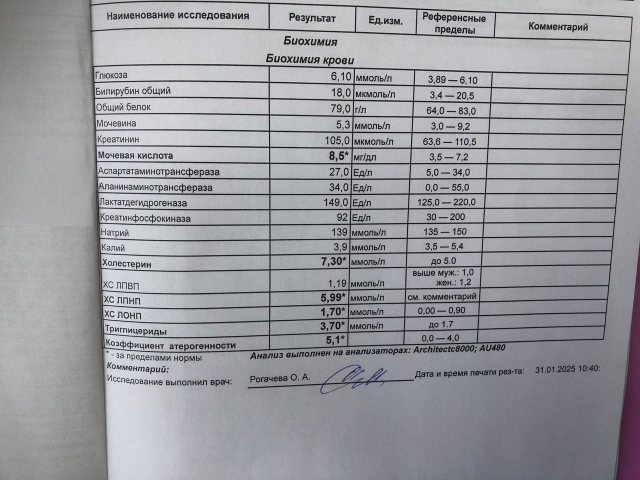
#> input picture blood_analysis_dataset_540/processed/5253491034988603811.jpg, 1280 x 960 px, found by its file name (shown at 1/2 size)
$ jupyter execute 'Поворот_Перспектива.ipynb'
#> lines starting #> are read from the running program, lines starting #| are printed output that depends on the picture; after the words box and inside, x2 and y2 are one past the last pixel; in counts of white or black regions, pixels touching at a corner belong together
Обновление

[cell 1]
import cv2
import numpy as np
import os
from PIL import Image
from collections import Counter
from sklearn.cluster import KMeans

# Функция для отображения изображения в Jupyter Notebook/Colab
def display_image(image, is_bgr=True):
    if is_bgr:
        image = cv2.cvtColor(image, cv2.COLOR_BGR2RGB)
    return Image.fromarray(image)

# Получим исходное разрешение
def get_image_resolution_opencv(image_path):
#> called with image_path = 'input_data/5253491034988603811.jpg'
    try:
        image = cv2.imread(image_path)
#> image is the input picture: shape (960, 1280, 3); mean B, G, R 159.3, 154.4, 153.8
        if image is not None:
            height_inp, width_inp = image.shape[:2]
            return width_inp, height_inp
        else:
            print("Не удалось загрузить изображение.")
            return None
    except Exception as e:
        print(f"Ошибка: {e}")
        return None

# Функция для вычисления угла линии
def calculate_angle(x1, y1, x2, y2):
    return np.degrees(np.arctan2(y2 - y1, x2 - x1))

# Функция для вычисления расстояния между двумя точками
def calculate_distance(p1, p2):
    return np.sqrt((p1[0] - p2[0]) ** 2 + (p1[1] - p2[1]) ** 2)

# Функция для вычисления длины линии
def calculate_line_length(x1, y1, x2, y2):
    return np.sqrt((x2 - x1) ** 2 + (y2 - y1) ** 2)

# Функция для объединения близких линий
def merge_close_lines(lines, distance_threshold=4, angle_threshold=5):
    merged_lines = []
    used_indices = set()

    for i, line1 in enumerate(lines):
        if i in used_indices:
            continue

        x1, y1, x2, y2 = line1
        angle1 = calculate_angle(x1, y1, x2, y2)
        group = [line1]

        for j, line2 in enumerate(lines[i + 1:], start=i + 1):
            if j in used_indices:
                continue

            x3, y3, x4, y4 = line2
            angle2 = calculate_angle(x3, y3, x4, y4)

            # Проверка углового отклонения
            if abs(angle1 - angle2) > angle_threshold:
                continue

            # Проверка близости линий
            center1 = ((x1 + x2) / 2, (y1 + y2) / 2)
            center2 = ((x3 + x4) / 2, (y3 + y4) / 2)
            distance = calculate_distance(center1, center2)

            if distance > distance_threshold:
                continue

            # Если линии близки и углы схожи, добавляем в группу
            group.append(line2)
            used_indices.add(j)

        # Усреднение линий в группе
        if group:
            avg_line = np.mean(group, axis=0).astype(int)
            merged_lines.append(avg_line)
            used_indices.add(i)

    return merged_lines

# Функция для нахождения точки пересечения двух линий
def line_intersection(line1, line2):
    x1, y1, x2, y2 = line1
    x3, y3, x4, y4 = line2

    A1 = y2 - y1
    B1 = x1 - x2
    C1 = A1 * x1 + B1 * y1

    A2 = y4 - y3
    B2 = x3 - x4
    C2 = A2 * x3 + B2 * y3

    determinant = A1 * B2 - A2 * B1

    if determinant == 0:
        return None  # Линии параллельны
    else:
        x = (B2 * C1 - B1 * C2) / determinant
        y = (A1 * C2 - A2 * C1) / determinant
        return int(x), int(y)

# Функция для получения доминирующего цвета
def get_dominant_color(image_path, num_colors=1):
    image = Image.open(image_path)
    image = image.resize((150, 150))
    image_array = np.array(image)
    pixels = image_array.reshape(-1, image_array.shape[-1])
    if pixels.shape[1] == 4:
        pixels = pixels[:, :3]
    color_counts = Counter(map(tuple, pixels))
    dominant_color = color_counts.most_common(num_colors)[0][0]
    return dominant_color

# Основная функция обработки изображения
def process_image(image_path):
    # Создаем необходимые директории, если их нет
    os.makedirs('resized_data', exist_ok=True)
    os.makedirs('intermediate_results', exist_ok=True)
    os.makedirs('Output_data', exist_ok=True)

    # Получаем исходное разрешение
    resolution = get_image_resolution_opencv(image_path)
    if resolution:
        width_inp, height_inp = resolution
        print(f"Исходное разрешение (OpenCV): {width_inp}x{height_inp}")
#| Исходное разрешение (OpenCV): 1280x960
    else:
        print("Не удалось определить разрешение изображения")
        return

    # Открываем изображение с помощью PIL для изменения размера
    image_pil = Image.open(image_path)

    # Вычисление новых размеров с сохранением пропорций
    width = width_inp
    ratio = width / float(image_pil.size[0])
    height = int(float(image_pil.size[1]) * ratio)
    width = int(width)

    # Изменение размера изображения с использованием LANCZOS
    resized_image = image_pil.resize((width, height), Image.Resampling.LANCZOS)

    # Формирование нового имени файла
    directory, filename = os.path.split(image_path)
    name, ext = os.path.splitext(filename)
    new_filename = f"{name}_resized{ext}"
    new_image_path = os.path.join('resized_data/', new_filename)

    # Сохранение измененного изображения
    resized_image.save(new_image_path)

    # Загрузка изображения с помощью OpenCV
    image = cv2.imread(new_image_path)
    if image is None:
        print("Не удалось загрузить изображение после изменения размера")
        return

    # Получаем высоту и ширину изображения
    height, width = image.shape[:2]

    # Преобразуем в оттенки серого
    gray = cv2.cvtColor(image, cv2.COLOR_BGR2GRAY)

    # Применение Canny edge detection
    edges = cv2.Canny(gray, 50, 150, apertureSize=3)
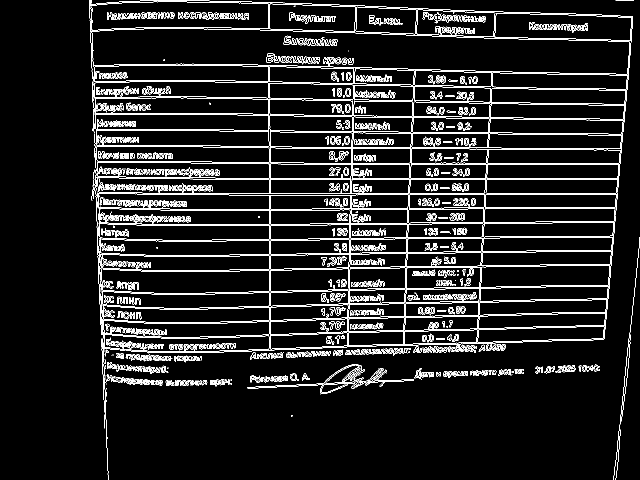
#> edges: shape (960, 1280) (shown at 1/2 size); 7.6% white in thin lines or dots, all inside (x1, y1, x2, y2) = (179, 0, 1280, 960)

    # Применение Hough Line Transform
    lines = cv2.HoughLinesP(edges, 1, np.pi / 180, threshold=100,
                           minLineLength=int(width/20), maxLineGap=int(width/8))
#> lines = 301 rows, first 6: [185, 192, 1251, 211], [187, 356, 1237, 356], [382, 326, 1240, 326], [185, 190, 1251, 209], [538, 386, 1234, 386], [538, 417, 774, 417]

    if lines is None:
        print("Не обнаружено линий на изображении")
        return

    # Преобразование линий в нужный формат
    lines = [line[0] for line in lines]
#> lines = 301 items, first 6: [185, 192, 1251, 211], [187, 356, 1237, 356], [382, 326, 1240, 326], [185, 190, 1251, 209], [538, 386, 1234, 386], [538, 417, 774, 417]

    # Объединение близких линий
    merged_lines = merge_close_lines(lines, distance_threshold=int(width/200), angle_threshold=5)
#> the loop in merge_close_lines, `for i, line1 in enumerate(lines):` made 301 passes
#> (x1, y1, x2, y2, angle1, avg_line) on passes 1, 18, 35, 36, 43, 45, 52, 57: (185, 192, 1251, 211, 1.02, [185, 191, 1251, 210]), (183, 2, 216, 959, 88.03, [182, 5, 215, 953]), (707, 138, 1256, 148, 1.04, [707, 139, 1255, 149]), (538, 774, 538, 5, -90, [538, 774, 538, 7]), (204, 709, 955, 683, -1.98, [204, 708, 955, 682]), (206, 768, 1256, 731, -2.02, [216, 769, 1245, 733]), (541, 481, 1227, 470, -0.919, [541, 482, 1225, 470]), (210, 725, 1009, 697, -2.01, [210, 723, 1009, 696])
#> after the loop in merge_close_lines, `for i, line1 in enumerate(lines):`: merged_lines = 222 items, first 6: [185, 191, 1251, 210], [187, 356, 1237, 356], [382, 326, 1240, 326], [538, 386, 1234, 386], [538, 417, 774, 417], [437, 55, 1262, 83]; used_indices = 301 items

    # Создание копии изображения для рисования линий
    output_image = image.copy()

    # Функция для вычисления центра линии
    def calculate_center(x1, y1, x2, y2):
        return ((x1 + x2) // 2, (y1 + y2) // 2)

    # Словарь для хранения центров линий
    line_centers = {}

    # Отрисовка всех линий и сохранение их центров
    for i, line in enumerate(merged_lines):
        x1, y1, x2, y2 = line
        center = calculate_center(x1, y1, x2, y2)
        line_centers[i] = center
        cv2.line(output_image, (x1, y1), (x2, y2), (0, 255, 0), 2)  # Рисуем линии зеленым
#> this loop made 222 passes
#> line on passes 10 to 12: [197, 546, 1274, 527], [495, 359, 1237, 359], [184, 387, 813, 387]
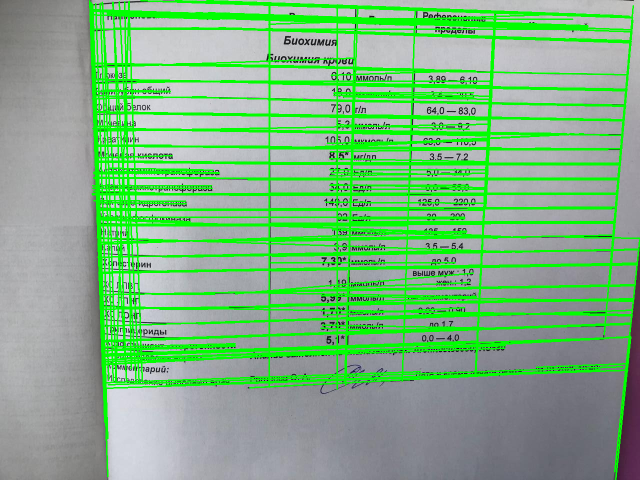
#> output_image: shape (960, 1280, 3) (shown at 1/2 size); mean B, G, R 132.4, 179.8, 127.8

    # Фильтрация горизонтальных линий (угол от -40 до 40 градусов)
    middle_third_width_start = width // 3
    middle_third_width_end = 2 * width // 3
    min_horizontal_line_length = width / 4

    # Фильтр исключения линий с центрами ближе 20 пикселей к границам
    horizontal_lines = {
        line_id: center for line_id, center in line_centers.items()
        if (middle_third_width_start <= center[0] <= middle_third_width_end) and
           (calculate_line_length(*merged_lines[line_id]) >= min_horizontal_line_length) and
           (-40 <= calculate_angle(*merged_lines[line_id]) <= 40) and
           (int(width/40) <= center[0] <= width - int(width/40)) and  # Фильтр по X
           (int(height/40) <= center[1] <= height - int(height/40))  # Фильтр по Y
    }
#> (the rest of the program and of its run is left out)
